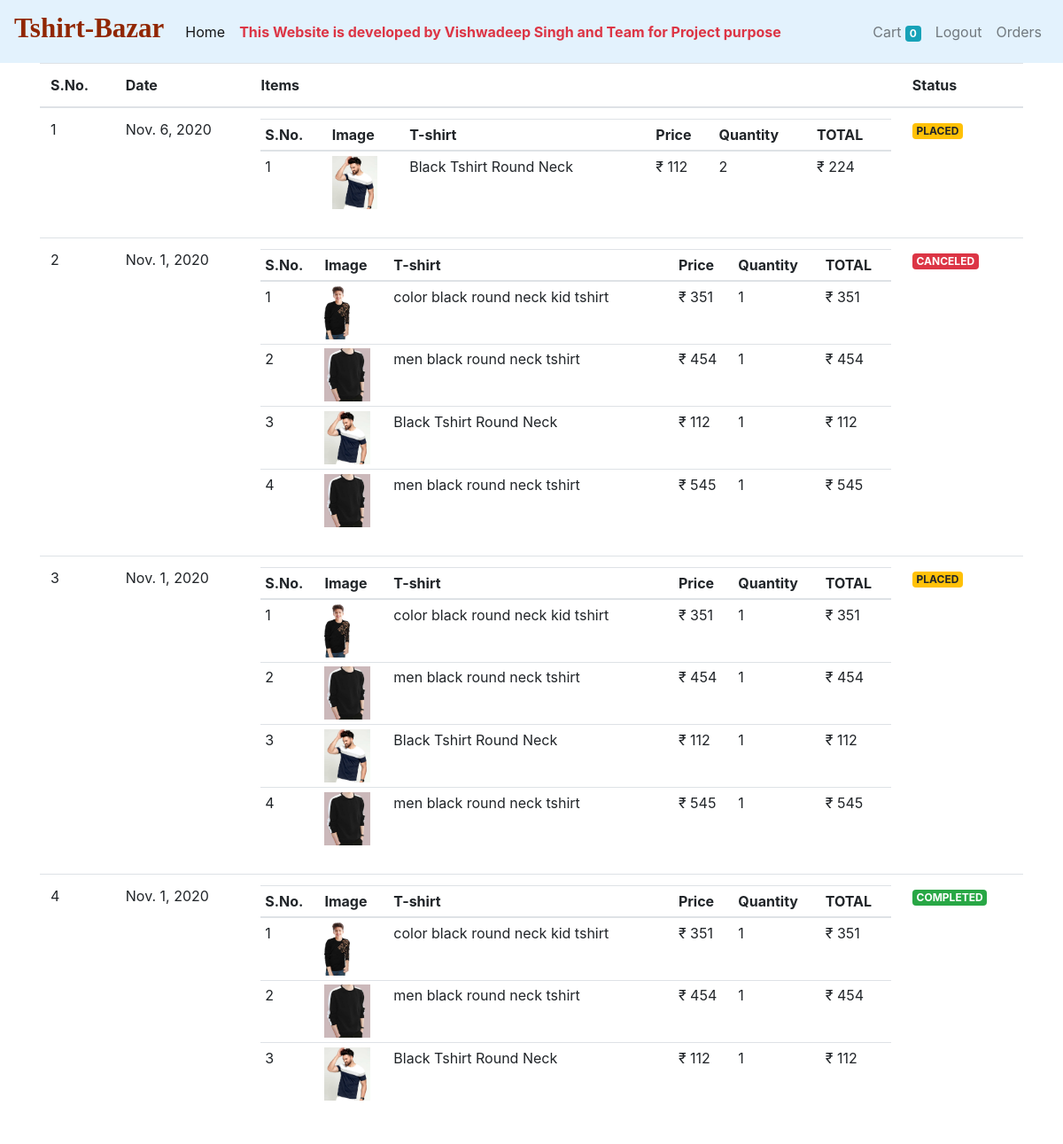
The app's page /orders (signed in) with its own data.
### store/models.py (models this page shows, shortened)
class Orders(models.Model):
   orderstatus = (
        ('PENDING',"Pending"),
        ('PLACED',"Placed"),
        ('CANCELED',"Canceled"),
        ('COMPLETED',"Completed "),
    )
   method = (
        ('ONLINE',"Online"),
    )
   order_status = models.CharField(max_length=15 , choices=orderstatus)
   payment_method = models.CharField(max_length=15 , choices=method)
   shipping_address = models.CharField(max_length=100 , null=False)
   phone = models.CharField(max_length=10 , null=False)
   user = models.ForeignKey(User ,on_delete = models.CASCADE)
   total = models.IntegerField(null=False)
   date = models.DateTimeField(null=False ,auto_now_add=True)

class Order_items(models.Model):
   order = models.ForeignKey(Orders ,on_delete = models.CASCADE)
   tshirt = models.ForeignKey(Tshirt ,on_delete = models.CASCADE)
   size = models.ForeignKey(sizevariant ,on_delete = models.CASCADE)
   quantity = models.IntegerField(null=False)
   price = models.IntegerField(null=False)
   date = models.DateTimeField(null=False ,auto_now_add=True)

class Tshirt(models.Model):
    name = models.CharField(max_length=50 ,null=False)
    slug = models.CharField(max_length=200 ,null=True, unique=True ,default="")
    description = models.CharField(max_length=500 ,null=True)
    discount = models.IntegerField(default=0)
    image =models.ImageField(upload_to='upload/images' ,null=False)
    occasion = models.ForeignKey(occasion ,on_delete = models.CASCADE)
    brand = models.ForeignKey(Brand ,on_delete = models.CASCADE)
    sleeve = models.ForeignKey(Sleeve ,on_delete = models.CASCADE)
    neck_type = models.ForeignKey(NeckType ,on_delete = models.CASCADE)
    ideal_for = models.ForeignKey(IdealFor ,on_delete = models.CASCADE)
    color = models.ForeignKey(Color ,on_delete = models.CASCADE)

### store/views.py (the view)
# urls.py: path('orders' ,orders, name='orders'),
@login_required(login_url = '/login')
def orders(request):
    user = request.user
    orders =Orders.objects.filter(user = user ).order_by('-date').exclude(order_status='PENDING')
    context = {
            "orders" : orders
    }
    return render(request ,template_name='store/orders.html', context=context)

### store/templatetags/tshirt_tags.py (called while the page is built)
@register.simple_tag
def multiply(a,b):
    return floor(a*b)

@register.filter
def rupee(number):
    return f'₹ {number}'

### store/templates/store/orders.html
{% extends "./base.html" %}
{% load tshirt_tags %}
{% block content %}
<div class="container">
    <table class="table">
        <thead>
            <tr>
                <th>S.No.</th>
                <th>Date</th>
                <th>Items</th>
                <th>Status</th>
            </tr>
        </thead>
        <tbody>
            {% for  order in orders %}
            <tr>
                <td>{{ forloop.counter}}</td>
                <td>{{ order.date|date}}</td>
                <td>
                    <table class="table table-sm">
                        <thead>
                            <tr>
                                <th>S.No.</th>
                                <th>Image</th>
                                <th>T-shirt</th>
                                <th>Price</th>
                                <th>Quantity</th>
                                <th>TOTAL</th>
                            </tr>
                        </thead>
                        <tbody>
                                {% for oi in order.order_items_set.all %}
                            <tr>
                                <td>{{forloop.counter}}</td>
                                <td><img src="{{oi.tshirt.image.url}}" height = 60px alt=""></td>
                                <td>{{oi.tshirt.name}}</td>
                                <td>{{oi.price|rupee}}</td>
                                <td>{{oi.quantity}}</td>
                                <td>{% multiply oi.quantity oi.price as result%}{{result|rupee}}</td>
                            </tr>
                            {% endfor %}
                        </tbody>
                    </table>
                </td>
                <td>
                    {% if order.order_status == 'COMPLETED' %}
                    <span class="badge badge-success">{{order.order_status}}</span>
                    {% elif order.order_status == 'PLACED' %}
                    <span class="badge badge-warning">{{order.order_status}}</span>
                    {% else %}
                    <span class="badge badge-danger">{{order.order_status}}</span>
                    {% endif%}
                </td>
            </tr>
            {% endfor%}
        </tbody>
    </table>
</div>
{% endblock %}

### store/templates/store/base.html (shortened to what this page needs)
<!doctype html>
<html lang="en">
<head>
    <link rel="stylesheet" href="https://cdn.jsdelivr.net/npm/bootstrap@4.5.3/dist/css/bootstrap.min.css"
>
</head>
<body>
    <nav class="navbar sticky-top navbar-expand-lg navbar-light"style="background-color:#e3f2fd";>
        <a class="navbar-brand" href="/#"><h3><b style="color:#912702 ; font-family:Algerian; font-size:31px;">Tshirt-Bazar</b></h3></a>
        <div class="collapse navbar-collapse" id="navbarSupportedContent">
            <ul class="navbar-nav mr-auto">
                <li class="nav-item active">
                    <a class="nav-link" href="/">Home <span class="sr-only">(current)</span></a>
                </li>
                <li class="nav-item active">
                    <a class="nav-link text-danger" ><b>This Website is developed by Vishwadeep Singh and Team for Project purpose</b> <span class="sr-only">(current)</span></a>
                </li>
            </ul>
        </div>
        <div class="collapse navbar-collapse" id="navbarSupportedContent">
            <ul class="navbar-nav ml-auto">
                <li class="nav-item">
                    <a class="nav-link" href="/cart">Cart <span class="badge badge-info">{{request.session.cart|length}}</span></a>
                </li>
                {% if request.user.is_authenticated%}
                <li class="nav-item">
                    <a class="nav-link" href="/logout">Logout</a>
                </li>
                <li class="nav-item">
                    <a class="nav-link" href="/orders">Orders</a>
                </li>
                {% endif %}
            </ul>
        </div>
    </nav>
    {% block content %}
    {% endblock %}
</body>
</html>

### records on screen
Orders: date "Nov. 6, 2020", order_status "PLACED"
Order_items: tshirt.image (picture), tshirt.name "Black Tshirt Round Neck", price "₹ 112", quantity "2", result "₹ 224"
Orders: date "Nov. 1, 2020", order_status "CANCELED"
Order_items: tshirt.image (picture), tshirt.name "color black round neck kid tshirt", price "₹ 351", quantity "1", result "₹ 351"
Order_items: tshirt.image (picture), tshirt.name "men black round neck tshirt", price "₹ 454", quantity "1", result "₹ 454"
Order_items: tshirt.image (picture), tshirt.name "Black Tshirt Round Neck", price "₹ 112", quantity "1", result "₹ 112"
Order_items: tshirt.image (picture), tshirt.name "men black round neck tshirt", price "₹ 545", quantity "1", result "₹ 545"
Orders: date "Nov. 1, 2020", order_status "PLACED"
Order_items: tshirt.image (picture), tshirt.name "color black round neck kid tshirt", price "₹ 351", quantity "1", result "₹ 351"
Order_items: tshirt.image (picture), tshirt.name "men black round neck tshirt", price "₹ 454", quantity "1", result "₹ 454"
Order_items: tshirt.image (picture), tshirt.name "Black Tshirt Round Neck", price "₹ 112", quantity "1", result "₹ 112"
Order_items: tshirt.image (picture), tshirt.name "men black round neck tshirt", price "₹ 545", quantity "1", result "₹ 545"
Orders: date "Nov. 1, 2020", order_status "COMPLETED"
Order_items: tshirt.image (picture), tshirt.name "color black round neck kid tshirt", price "₹ 351", quantity "1", result "₹ 351"
Order_items: tshirt.image (picture), tshirt.name "men black round neck tshirt", price "₹ 454", quantity "1", result "₹ 454"
Order_items: tshirt.image (picture), tshirt.name "Black Tshirt Round Neck", price "₹ 112", quantity "1", result "₹ 112"

### other values on screen
{{ request.session.cart|length }} "0"
